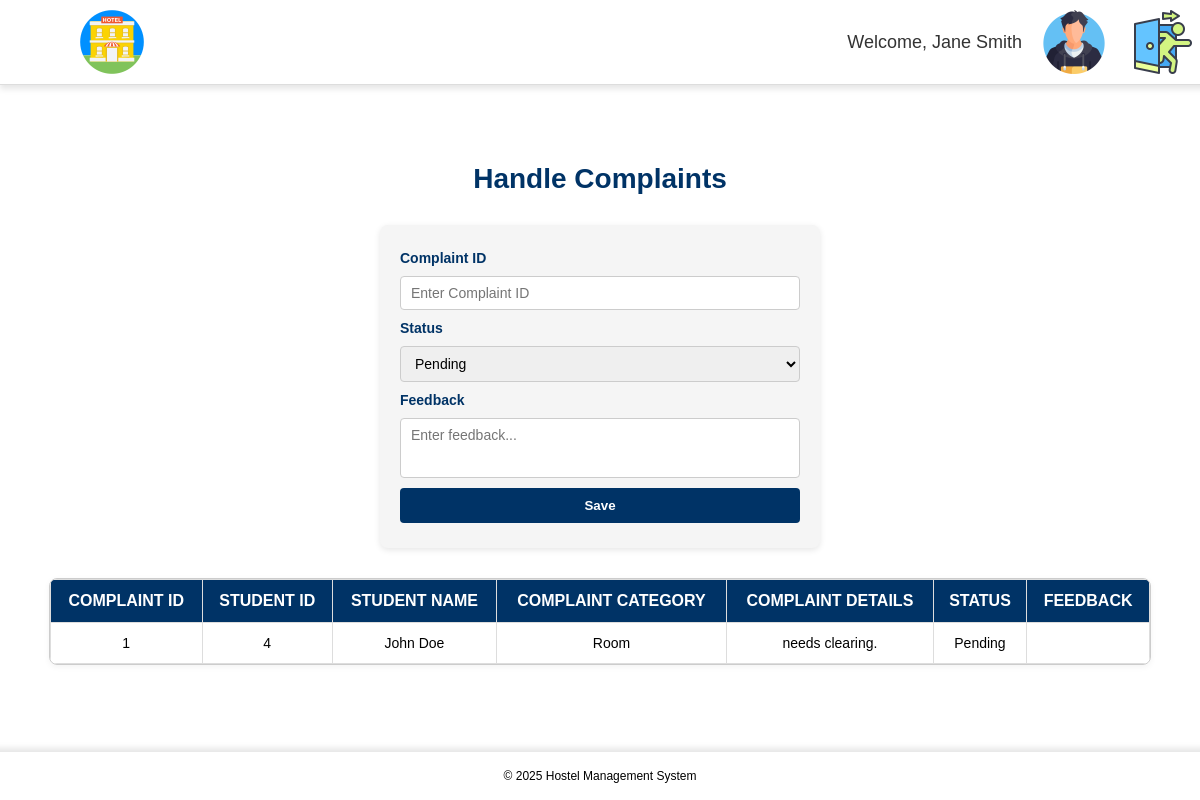
The page /View/handle_complaint.php (signed in) on the database its author committed.
### tables this page shows
CREATE TABLE `complaints` (
  `id` int(11) NOT NULL,
  `student_id` int(11) NOT NULL,
  `fullname` varchar(100) NOT NULL,
  `category` enum('Room','Mess','Health','Maintenance','Other') NOT NULL,
  `details` text NOT NULL,
  `status` enum('Pending','Resolved','Escalated','Dismissed') DEFAULT 'Pending',
  `feedback` text DEFAULT NULL,
  `date_submitted` timestamp NOT NULL DEFAULT current_timestamp()
);

### View/handle_complaint.php (the view, shortened to what this page needs)
<?php
include '../Php/process_complaint.php';
?>
<!DOCTYPE html>
<html>
<head>
    <link rel="stylesheet" href="../Css/handle_complaints.css">
    <link rel="stylesheet" href="../Css/topbar.css">
</head>
<body>
    <?php include "topbar.php"; ?>
    <main>
        <section id="handle-complaints">
            <h2>Handle Complaints</h2>
            <form action="" method="POST">
                <label for="complaint_id">Complaint ID</label>
                <input type="text" name="complaint_id" id="complaint_id" placeholder="Enter Complaint ID" class="complaint-id-input">
                <label for="status">Status</label>
                <select name="status" id="status" class="status-select">
                    <option value="Pending" selected>Pending</option>
                </select>
                <label for="feedback">Feedback</label>
                <textarea name="feedback" id="feedback" class="feedback-textarea" placeholder="Enter feedback..."></textarea>
                <button type="submit" class="submit-btn">Save</button>
            </form>
            <div class="table-container">
                <table class="complaints-table">
                    <thead>
                        <tr>
                            <th>Complaint ID</th>
                            <th>Student ID</th>
                            <th>Student Name</th>
                            <th>Complaint Category</th>
                            <th>Complaint Details</th>
                            <th>Status</th>
                            <th>Feedback</th>
                        </tr>
                    </thead>
                    <tbody>
                        <?php
                        $query = "SELECT * FROM complaints";
                        $result = $conn->query($query);
                        if ($result->num_rows > 0) {
                            while ($row = $result->fetch_assoc()) {
                                echo "<tr>";
                                echo " <td>" . $row['id'] . "</td>";
                                echo " <td>" . $row['student_id'] . "</td>";
                                echo " <td>" . $row['fullname'] . "</td>";
                                echo " <td>" . $row['category'] . "</td>";
                                echo " <td>" . $row['details'] . "</td>";
                                echo " <td>" . $row['status'] . "</td>";
                                echo " <td>" . $row['feedback'] . "</td>";
                                echo "</tr>";
                            }
                        } else {
                            echo "<tr><td colspan='7'>No Complaints records found.</td></tr>";
                        }
                        ?>
                    </tbody>
                </table>
            </div>
        </section>
    </main>
    <?php include "footer.php"; ?>
</body>
</html>

### Css/handle_complaints.css (style rules this page uses)
#handle-complaints { width: 95%; max-width: 1400px; margin: 20px auto; text-align: center; font-family: Arial, sans-serif; }
#handle-complaints h2 { font-size: 28px; color: #003366; margin-bottom: 20px; font-weight: 600; }
#handle-complaints form { width: 400px; margin: 30px auto; padding: 25px 20px; background-color: #f5f5f5; border-radius: 8px; box-shadow: 0 2px 6px rgba(0,0,0,0.1); display: flex; flex-direction: column; gap: 10px; font-family: Arial, sans-serif; }
#handle-complaints form label { font-weight: bold; color: #003366; font-size: 14px; text-align: left; }
#handle-complaints form input, #handle-complaints form select, #handle-complaints form textarea { width: 100%; padding: 8px 10px; font-size: 14px; border: 1px solid #ccc; border-radius: 4px; box-sizing: border-box; font-family: inherit; }
.feedback-textarea { min-height: 60px; resize: none; }
.submit-btn { padding: 10px 0; border: none; border-radius: 4px; background-color: #003366; color: white; font-weight: bold; cursor: pointer; }
.table-container { max-height: 500px; overflow-y: auto; border: 1px solid #ccc; border-radius: 8px; box-shadow: 0 2px 6px rgba(0,0,0,0.05); margin-bottom: 30px; }
.complaints-table { width: 100%; border-collapse: collapse; font-size: 14px; min-width: 900px; }
.complaints-table th, .complaints-table td { padding: 12px; text-align: center; border: 1px solid #ddd; vertical-align: middle; box-sizing: border-box; }
.complaints-table th { background-color: #003366; color: white; position: sticky; top: 0; z-index: 2; font-size: 16px; font-weight: bold; text-transform: uppercase; }

### Css/topbar.css (style rules this page uses)
body { font-family: Arial, sans-serif; margin: 0; padding: 0; display: flex; flex-direction: column; align-items: center; min-height: 100vh; overflow-x: hidden; }
main { width: 100%; padding: 20px; margin-top: 100px; display: flex; flex-direction: column; align-items: center; flex-grow: 1; overflow-y: auto; box-sizing: border-box; }

### rows shown on the page
complaints: id "1", student "4", fullname "John Doe", category "Room", details "needs clearing.", status "Pending"

### other values the page prints
$_SESSION['name'] "Jane Smith"
